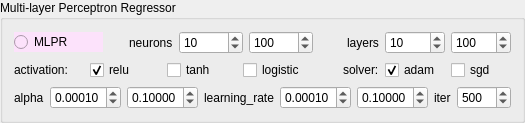
        <widget class="QGroupBox" name="groupBox_3">
         <property name="title">
          <string>Multi-layer Perceptron Regressor</string>
         </property>
         <layout class="QGridLayout" name="gridLayout_48">
          <item row="0" column="0">
           <layout class="QGridLayout" name="gridLayout_45">
            <item row="0" column="0">
             <widget class="QRadioButton" name="radioButton_mlpr">
              <property name="styleSheet">
               <string notr="true">background-color: rgb(252, 226, 251);</string>
              </property>
              <property name="text">
               <string>MLPR</string>
              </property>
              <attribute name="buttonGroup">
               <string notr="true">buttonGroup</string>
              </attribute>
             </widget>
            </item>
            <item row="0" column="1" colspan="2">
             <layout class="QGridLayout" name="gridLayout_5">
              <item row="0" column="0" alignment="Qt::AlignRight">
               <widget class="QLabel" name="label_10">
                <property name="text">
                 <string>neurons</string>
                </property>
               </widget>
              </item>
              <item row="0" column="1">
               <widget class="QSpinBox" name="spinBox_neurons_min">
                <property name="maximum">
                 <number>1000</number>
                </property>
                <property name="singleStep">
                 <number>10</number>
                </property>
                <property name="value">
                 <number>10</number>
                </property>
               </widget>
              </item>
              <item row="0" column="2">
               <widget class="QSpinBox" name="spinBox_neurons_max">
                <property name="maximum">
                 <number>1000</number>
                </property>
                <property name="singleStep">
                 <number>10</number>
                </property>
                <property name="value">
                 <number>100</number>
                </property>
               </widget>
              </item>
             </layout>
            </item>
            <item row="0" column="3" colspan="2">
             <layout class="QGridLayout" name="gridLayout_14">
              <item row="0" column="0" alignment="Qt::AlignRight">
               <widget class="QLabel" name="label_11">
                <property name="text">
                 <string>layers</string>
                </property>
               </widget>
              </item>
              <item row="0" column="1">
               <widget class="QSpinBox" name="spinBox_layers_min">
                <property name="maximum">
                 <number>1000</number>
                </property>
                <property name="singleStep">
                 <number>10</number>
                </property>
                <property name="value">
                 <number>10</number>
                </property>
               </widget>
              </item>
              <item row="0" column="2">
               <widget class="QSpinBox" name="spinBox_layers_max">
                <property name="maximum">
                 <number>1000</number>
                </property>
                <property name="singleStep">
                 <number>10</number>
                </property>
                <property name="value">
                 <number>100</number>
                </property>
               </widget>
              </item>
             </layout>
            </item>
            <item row="1" column="0" colspan="3">
             <layout class="QGridLayout" name="gridLayout_6">
              <item row="0" column="0">
               <widget class="QLabel" name="label_12">
                <property name="text">
                 <string>activation:</string>
                </property>
               </widget>
              </item>
              <item row="0" column="1">
               <widget class="QCheckBox" name="checkBox_relu">
                <property name="text">
                 <string>relu</string>
                </property>
                <property name="checked">
                 <bool>true</bool>
                </property>
               </widget>
              </item>
              <item row="0" column="2">
               <widget class="QCheckBox" name="checkBox_tanh">
                <property name="text">
                 <string>tanh</string>
                </property>
               </widget>
              </item>
              <item row="0" column="3">
               <widget class="QCheckBox" name="checkBox_logistic">
                <property name="text">
                 <string>logistic</string>
                </property>
               </widget>
              </item>
             </layout>
            </item>
            <item row="1" column="3" colspan="2">
             <layout class="QGridLayout" name="gridLayout_7">
              <item row="0" column="0" alignment="Qt::AlignRight">
               <widget class="QLabel" name="label_13">
                <property name="text">
                 <string>solver:</string>
                </property>
               </widget>
              </item>
              <item row="0" column="1">
               <widget class="QCheckBox" name="checkBox_adam">
                <property name="text">
                 <string>adam</string>
                </property>
                <property name="checked">
                 <bool>true</bool>
                </property>
               </widget>
              </item>
              <item row="0" column="2">
               <widget class="QCheckBox" name="checkBox_sgd">
                <property name="text">
                 <string>sgd</string>
                </property>
               </widget>
              </item>
             </layout>
            </item>
            <item row="2" column="0" colspan="2">
             <layout class="QGridLayout" name="gridLayout_8">
              <item row="0" column="0" alignment="Qt::AlignRight">
               <widget class="QLabel" name="label_14">
                <property name="text">
                 <string>alpha</string>
                </property>
               </widget>
              </item>
              <item row="0" column="1">
               <widget class="QDoubleSpinBox" name="doubleSpinBox_alpha_mlp_min">
                <property name="decimals">
                 <number>5</number>
                </property>
                <property name="minimum">
                 <double>0.000010000000000</double>
                </property>
                <property name="maximum">
                 <double>1.000000000000000</double>
                </property>
                <property name="singleStep">
                 <double>0.010000000000000</double>
                </property>
                <property name="value">
                 <double>0.000100000000000</double>
                </property>
               </widget>
              </item>
              <item row="0" column="2">
               <widget class="QDoubleSpinBox" name="doubleSpinBox_alpha_mlp_max">
                <property name="decimals">
                 <number>5</number>
                </property>
                <property name="minimum">
                 <double>0.000010000000000</double>
                </property>
                <property name="maximum">
                 <double>1.000000000000000</double>
                </property>
                <property name="singleStep">
                 <double>0.010000000000000</double>
                </property>
                <property name="value">
                 <double>0.100000000000000</double>
                </property>
               </widget>
              </item>
             </layout>
            </item>
            <item row="2" column="2" colspan="2">
             <layout class="QGridLayout" name="gridLayout_9">
              <item row="0" column="0" alignment="Qt::AlignRight">
               <widget class="QLabel" name="label_15">
                <property name="text">
                 <string>learning_rate</string>
                </property>
               </widget>
              </item>
              <item row="0" column="1">
               <widget class="QDoubleSpinBox" name="doubleSpinBox_lr_mlp_min">
                <property name="decimals">
                 <number>5</number>
                </property>
                <property name="minimum">
                 <double>0.000010000000000</double>
                </property>
                <property name="maximum">
                 <double>1.000000000000000</double>
                </property>
                <property name="singleStep">
                 <double>0.010000000000000</double>
                </property>
                <property name="value">
                 <double>0.000100000000000</double>
                </property>
               </widget>
              </item>
              <item row="0" column="2">
               <widget class="QDoubleSpinBox" name="doubleSpinBox_lr_mlp_max">
                <property name="decimals">
                 <number>5</number>
                </property>
                <property name="minimum">
                 <double>0.000010000000000</double>
                </property>
                <property name="maximum">
                 <double>1.000000000000000</double>
                </property>
                <property name="singleStep">
                 <double>0.010000000000000</double>
                </property>
                <property name="value">
                 <double>0.100000000000000</double>
                </property>
               </widget>
              </item>
             </layout>
            </item>
            <item row="2" column="4">
             <layout class="QGridLayout" name="gridLayout_10">
              <item row="0" column="0" alignment="Qt::AlignRight">
               <widget class="QLabel" name="label_16">
                <property name="text">
                 <string>iter</string>
                </property>
               </widget>
              </item>
              <item row="0" column="1">
               <widget class="QSpinBox" name="spinBox_iter_mlp">
                <property name="maximum">
                 <number>5000</number>
                </property>
                <property name="value">
                 <number>500</number>
                </property>
               </widget>
              </item>
             </layout>
            </item>
           </layout>
          </item>
         </layout>
        </widget>
